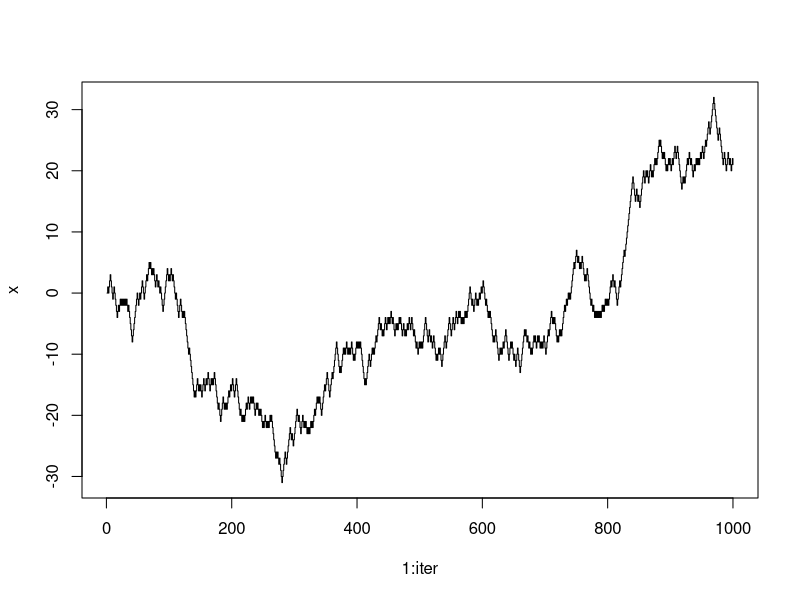
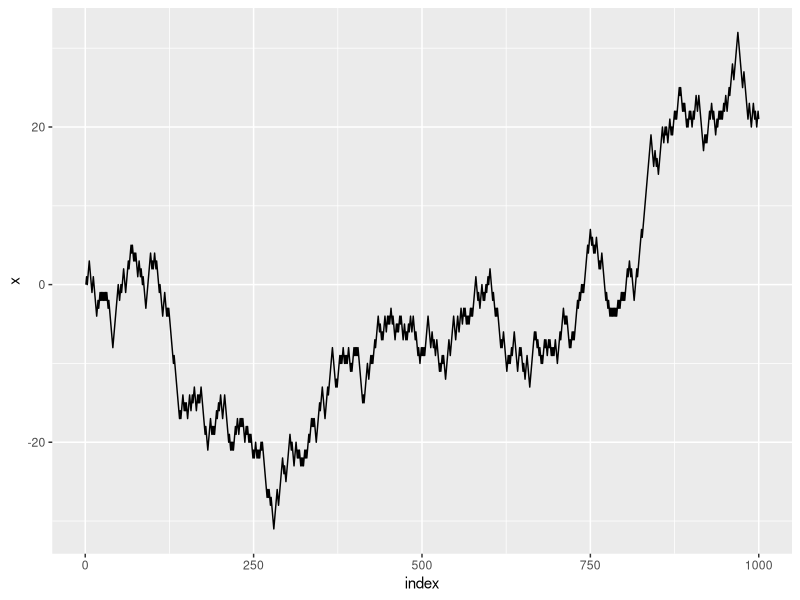

R code for these plots, in order: (Note: this script raises an error after producing the figures.)
# Random walk
# 
myrwalk = function(x0=5, iter = 1000, p=0.5) # x0 initial value
{
  if(!require(ggplot2)) {install.packages(ggplot2)}
  graphics.off()
  x = c()
  x[1] = x0
  mat = matrix(sample(c(-1,1),size = iter, prob = c(p,1-p), replace = TRUE), nr = iter, nc=1, byrow = TRUE)
  for ( i in 2:iter)
  {
   x[i] = x[i-1] + mat[i,1]
    
  }
  
  df = data.frame(index = 1:iter, x = x)
  
  dev.new(noRStudioGD = TRUE)
  
 plot(1:iter, x, type = "s")
 
 dev.new(noRStudioGD = TRUE)
 
 g = ggplot(df, aes(x = index, y = x )) + geom_line()
 
 print(g)
 write.csv(df, "df.csv", row.names=FALSE)
 list(x=x, x0 = x0, mat = mat, mean = mean(x))
}
obj = myrwalk(x0=0,iter =1000, p=0.5)
obj$


#######################################
#######################################
#######################################

myrwalk2 = function(x0=0, y0=0, iter = 1000, px=0.5, py=0.5) 
{
  if(!require(ggplot2)) {install.packages(ggplot2)}
  graphics.off()
  x = c()
  y = c()
  x[1] = x0
  y[1] = y0
  
  xr = sample(c(-1,1),size = iter, prob = c(px,1-px), replace = TRUE)
  yr = sample(c(-1,1),size = iter, prob = c(py,1-py), replace = TRUE)
  
  mat = matrix(c(xr,yr), nr = iter, nc=2, byrow = TRUE)
  for ( i in 2:iter)
  {
    x[i] = x[i-1] + mat[i,1]
    y[i] = y[i-1] + mat[i,2]
  }
  x
  df = data.frame( x = x, y = y)
  
  dev.new(noRStudioGD = TRUE)
  
  plot( x, y,type = "s", main = "Random walk", las =1)
  text(x0,y0, "Start")
  text(x[iter], y[iter], "End")
  
  dev.new(noRStudioGD = TRUE)
  
  g = ggplot(df, aes(x = x, y = y )) + geom_point(alpha=0.3, color = "Blue")
  g = g + geom_text(aes(x = x0,y = y0, label = "Start"), color = "Green") + geom_text(aes(x = x[iter],y = y[iter], label = "End"), color = "Red")
  g = g + ggtitle("Random walk")
  print(g)
  write.csv(df, "df.csv", row.names=FALSE)
  list(df = df, x0 = x0, y0=y0, mat = mat)
}
obj = myrwalk2(iter =10000)


###########################################
###########################################
###########################################
###########################################
###########################################
# Random walk Island problem FROM JK
# 
myrwmcmc = function( x0=5,iter = 1000,   h = 1:7, p = 0.5) 
{
  graphics.off()
  library(ggplot2)
  hmin = min(h)
  hmax = max(h)
  
  x = c()
  x[1] = x0
  for( i in 2:iter)
  {
    xprop = sample(c(-1,1), size = 1, prob = c(p,1-p), replace = TRUE)
    x[i] = x[i-1] +xprop
    if(x[i]< hmin | x[i]> hmax) {alpha <- 0} else{ alpha <- min(1, h[x[i]]/h[x[i-1]])}
    if(runif(1,0,1)<= alpha ) 
      {
      x[i] <- x[i]
    }
    else
      {
      x[i]<-x[i-1]
    }
  }
  windows()
  barplot(table(factor(x)),col = rainbow(length(h)))
  windows()
  plot(x,1:iter, type = "l")
  df = data.frame(x = x, y = 1:iter  )
  
  list(x=x)
}

myrwmcmc(iter = 1000, h = c(1:7))


## more general MCMC random walk
## must be discrete values and  xo in the domain of xd

myrwmcmcg = function( xd = 1:10, x0=5, iter = 1000, h = function(x) x, p = 0.5) 
{
  graphics.off()
  library(ggplot2)
  

  
  dmin = min(xd)
  dmax = max(xd)
  delta = dmax - xd[length(xd)-1]
  
  x = c()
  x[1] = x0
  for( i in 2:iter)
  {
    xprop = sample(c(-delta,delta), size = 1, prob = c(p,1-p), replace = TRUE)
    x[i] = x[i-1] +xprop
    if(x[i]< dmin | x[i]> dmax) {alpha <- 0} else{ alpha <- min(1, h(x[i])/h(x[i-1]))}
    if(runif(1,0,1)<= alpha ) 
    {
      x[i] <- x[i]
    }
    else
    {
      x[i]<-x[i-1]
    }
  }
  windows()
  barplot(table(factor(x, levels = xd))/iter,col = rainbow(length(xd)),las = 1)
  
  windows()
  plot(x,1:iter, type = "l")
  df = data.frame(x = x, y = 1:iter  )
  windows()
  g = ggplot(df, aes(x=x, fill = I("Blue"))) + geom_bar(color = I("Red"))
  print(g)
  list(x=x)
}

prior = rep(1/11,11)

obj = myrwmcmcg(xd = seq(0,1,by = 0.1),iter = 10000,x0=0.5,h = function(x) prior*dbinom(4,size=10,prob=x)) 

table(obj$x)/10000


hist(obj$x, breaks = seq(0,1,by = 0.1),freq=FALSE )


## Bayes box

bbox=function(theta,prior,lik){  # Three vectors
  
  post=prior*lik/sum(prior*lik) # post by discrete Bayes
  
  # tmp (temp) contains the matrix which will be the Bbox
  tmp=matrix(c(theta,prior,lik,prior*lik,post),nr=length(prior),nc=5,byrow=FALSE)
  colnames(tmp)=c("theta","prior","lik","prior*lik","post")
  lr=c(NA,sum(prior),NA ,sum(prior*lik),sum(post)) # a last row of NA's and sums
  tmp=rbind(tmp,lr) # bind it to the existing matrix
  # Make a window for graphics
  if(.Platform$OS.type == "windows") { 
    windows()
  } else {
    quartz()
  }
  
  # plot prior posyt and lik
  plot(theta,post,type="b",lwd=2,pch=19,main="Bayes box",ylim=c(0,max(prior,lik,post)),col="Red")
  lines(theta,lik,type="b",lwd=2,col="Blue")
  lines(theta,prior,type="b",lwd=2,col="black")
  legend("topleft",legend=c("Prior","Posterior","Likelihood"),fill=c("black","red","blue"))
  
  # the last tmp will release the matrix to the command line.
  tmp
}
### End of function

theta=seq(0,1,by =0.1)
theta
length(theta)
prior=rep(1/11,11) # uniform

prior
lik=dbinom(x=4,prob=theta,size=10)  # binomial likelihood
bbox(theta,prior,lik)    # invoke the function 


prior = dbeta()

# This function does a little more -- ignore for now 
# You could run it and see what it does (extra for experts)

mybboxp = function(n,x,theta,prior) # incomplete
{
  graphics.off()
  lik = dbinom(x=x,size=n,prob=theta) #f(x|theta)
  h = prior * lik
  post = h/sum(h) # Bayes rule
  hh = post * lik
  tab = matrix(c(theta, prior, lik, h, post, hh), nc=6, byrow = FALSE) # by column
  colnames(tab) = c("theta", "prior", "lik", "h","post", "hh")
  tabf = rbind(tab, c(NA,sum(prior),NA, sum(h),sum(post), sum(hh)))
  
  tabr = round(tabf,4) # tabr = rounded table 
  
  tabdf = as.data.frame(tab)
  
  dev.new(noRStudioGD = TRUE)
  plot(post ~ theta, type = "b", 
       xlab = expression(theta), 
       ylab = "Probability", 
       ylim = c(0, max(c(post, prior, lik))),
       col = "Blue", lwd=3,
       data = tabdf)
  lines( prior ~ theta , data = tabdf, type = "b", col = "Red", lwd = 3)
  lines (lik ~ theta, data = tabdf, type = "b", col = "Green", lwd = 3)
  legtxt = c("prior", "post", "lik",paste("prior pred. = ", round(sum(h),4)), 
             paste( "post pred.= ", round(sum(hh),4)))
  legend("topright", legend = legtxt, 
         col = c("Red", "Blue", "Green", NA, NA), 
         lwd = c(3,3,3,3,3))
  title("Prior, Likelihood and Posterior Compared")
  #text(locator(1), paste("Prior predictive is ", round(sum(h),4)))
  list(tabr = tabr, tabdf = tabdf, priorpred = sum(h), postpred = sum(hh)) # release to commandline
}

obj = mybboxp(n=10,x=4, theta = seq(0,1,by=0.1), prior = rep(1,11)/11)

obj = mybboxp(n=10,x=4, theta = seq(0,1,length=100), prior = rep(1,100)/100)
obj


# Transition matrix
# Island problem
# 1 -> 2 0.5

T=matrix(0,nr=7,nc=7)
T[1,1]<-0.5
T[1,2]<-0.5
T[2,1]<- 0.5*1/2
T[2,3]<-0.5
T[2,2]<- 1-(T[2,1]+T[2,3])
T[3,2]<- 0.5*2/3
T[3,4]<-0.5
T[3,3]<- 1-(T[3,2]+T[3,4])
T[4,3]<-0.5*3/4
T[4,5]<-0.5
T[4,4]<-1-(T[4,3]+T[4,5])
T[5,4]<-0.5*4/5
T[5,6]<-0.5
T[5,5]<-1-(T[5,4]+T[5,6])
T[6,5]<-0.5*5/6
T[6,7]<-0.5
T[6,6]<-1-(T[6,5]+T[6,7])
T[7,6]<-0.5*6/7
T[7,7]<-1-T[7,6]

T

v=matrix(0,nr=7,nc=1)
v[4]=1
v
t(v)%*%T

myT = function(v,t, T)
{
  cat("Wayne's Bayesian Course\n")
  if(!require(ggplot2)) install.packages(ggplot2)
  graphics.off()
  dev.new(noRStudioGD = TRUE)
  x=T
  
  if(t==1) {tmp = t(as.matrix(v))} 
  else
  {
      if(t==2) {tmp = v%*%T}
  
  else
    if(t>2)
  {
  for(i in 1:(t-2))
  {
    x = T%*%x
  }}
  tmp = v%*%x
  }
  #plot(tmp[1,], type = "h", ylab = "Probability of theta", xlab = "theta")
  tab = as.table(tmp[1,])
  names(tab)=1:length(tab)
  coll = rainbow(length(v))
  barplot(tab, col = coll)
  list(v=v,table = tab, x=x, T = T)
}

myT(v=c(0,0,0,1,0,0,0), t=100, T=T)
